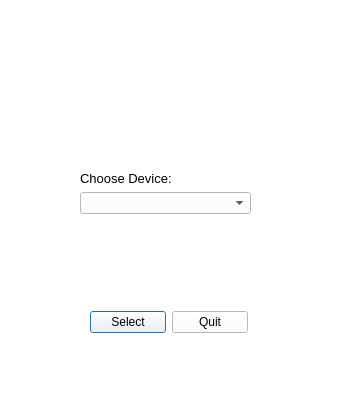
<?xml version="1.0" encoding="UTF-8"?>
<ui version="4.0">
 <class>Dialog</class>
 <widget class="QDialog" name="Dialog">
  <property name="windowModality">
   <enum>Qt::ApplicationModal</enum>
  </property>
  <property name="geometry">
   <rect>
    <x>0</x>
    <y>0</y>
    <width>339</width>
    <height>414</height>
   </rect>
  </property>
  <property name="palette">
   <palette>
    <active>
     <colorrole role="WindowText">
      <brush brushstyle="SolidPattern">
       <color alpha="255">
        <red>0</red>
        <green>0</green>
        <blue>0</blue>
       </color>
      </brush>
     </colorrole>
     <colorrole role="Button">
      <brush brushstyle="SolidPattern">
       <color alpha="255">
        <red>255</red>
        <green>255</green>
        <blue>255</blue>
       </color>
      </brush>
     </colorrole>
     <colorrole role="Light">
      <brush brushstyle="SolidPattern">
       <color alpha="255">
        <red>255</red>
        <green>255</green>
        <blue>255</blue>
       </color>
      </brush>
     </colorrole>
     <colorrole role="Midlight">
      <brush brushstyle="SolidPattern">
       <color alpha="255">
        <red>255</red>
        <green>255</green>
        <blue>255</blue>
       </color>
      </brush>
     </colorrole>
     <colorrole role="Dark">
      <brush brushstyle="SolidPattern">
       <color alpha="255">
        <red>127</red>
        <green>127</green>
        <blue>127</blue>
       </color>
      </brush>
     </colorrole>
     <colorrole role="Mid">
      <brush brushstyle="SolidPattern">
       <color alpha="255">
        <red>170</red>
        <green>170</green>
        <blue>170</blue>
       </color>
      </brush>
     </colorrole>
     <colorrole role="Text">
      <brush brushstyle="SolidPattern">
       <color alpha="255">
        <red>0</red>
        <green>0</green>
        <blue>0</blue>
       </color>
      </brush>
     </colorrole>
     <colorrole role="BrightText">
      <brush brushstyle="SolidPattern">
       <color alpha="255">
        <red>255</red>
        <green>255</green>
        <blue>255</blue>
       </color>
      </brush>
     </colorrole>
     <colorrole role="ButtonText">
      <brush brushstyle="SolidPattern">
       <color alpha="255">
        <red>0</red>
        <green>0</green>
        <blue>0</blue>
       </color>
      </brush>
     </colorrole>
     <colorrole role="Base">
      <brush brushstyle="SolidPattern">
       <color alpha="255">
        <red>255</red>
        <green>255</green>
        <blue>255</blue>
       </color>
      </brush>
     </colorrole>
     <colorrole role="Window">
      <brush brushstyle="SolidPattern">
       <color alpha="255">
        <red>255</red>
        <green>255</green>
        <blue>255</blue>
       </color>
      </brush>
     </colorrole>
     <colorrole role="Shadow">
      <brush brushstyle="SolidPattern">
       <color alpha="255">
        <red>0</red>
        <green>0</green>
        <blue>0</blue>
       </color>
      </brush>
     </colorrole>
     <colorrole role="AlternateBase">
      <brush brushstyle="SolidPattern">
       <color alpha="255">
        <red>255</red>
        <green>255</green>
        <blue>255</blue>
       </color>
      </brush>
     </colorrole>
     <colorrole role="ToolTipBase">
      <brush brushstyle="SolidPattern">
       <color alpha="255">
        <red>255</red>
        <green>255</green>
        <blue>220</blue>
       </color>
      </brush>
     </colorrole>
     <colorrole role="ToolTipText">
      <brush brushstyle="SolidPattern">
       <color alpha="255">
        <red>0</red>
        <green>0</green>
        <blue>0</blue>
       </color>
      </brush>
     </colorrole>
    </active>
    <inactive>
     <colorrole role="WindowText">
      <brush brushstyle="SolidPattern">
       <color alpha="255">
        <red>0</red>
        <green>0</green>
        <blue>0</blue>
       </color>
      </brush>
     </colorrole>
     <colorrole role="Button">
      <brush brushstyle="SolidPattern">
       <color alpha="255">
        <red>255</red>
        <green>255</green>
        <blue>255</blue>
       </color>
      </brush>
     </colorrole>
     <colorrole role="Light">
      <brush brushstyle="SolidPattern">
       <color alpha="255">
        <red>255</red>
        <green>255</green>
        <blue>255</blue>
       </color>
      </brush>
     </colorrole>
     <colorrole role="Midlight">
      <brush brushstyle="SolidPattern">
       <color alpha="255">
        <red>255</red>
        <green>255</green>
        <blue>255</blue>
       </color>
      </brush>
     </colorrole>
     <colorrole role="Dark">
      <brush brushstyle="SolidPattern">
       <color alpha="255">
        <red>127</red>
        <green>127</green>
        <blue>127</blue>
       </color>
      </brush>
     </colorrole>
     <colorrole role="Mid">
      <brush brushstyle="SolidPattern">
       <color alpha="255">
        <red>170</red>
        <green>170</green>
        <blue>170</blue>
       </color>
      </brush>
     </colorrole>
     <colorrole role="Text">
      <brush brushstyle="SolidPattern">
       <color alpha="255">
        <red>0</red>
        <green>0</green>
        <blue>0</blue>
       </color>
      </brush>
     </colorrole>
     <colorrole role="BrightText">
      <brush brushstyle="SolidPattern">
       <color alpha="255">
        <red>255</red>
        <green>255</green>
        <blue>255</blue>
       </color>
      </brush>
     </colorrole>
     <colorrole role="ButtonText">
      <brush brushstyle="SolidPattern">
       <color alpha="255">
        <red>0</red>
        <green>0</green>
        <blue>0</blue>
       </color>
      </brush>
     </colorrole>
     <colorrole role="Base">
      <brush brushstyle="SolidPattern">
       <color alpha="255">
        <red>255</red>
        <green>255</green>
        <blue>255</blue>
       </color>
      </brush>
     </colorrole>
     <colorrole role="Window">
      <brush brushstyle="SolidPattern">
       <color alpha="255">
        <red>255</red>
        <green>255</green>
        <blue>255</blue>
       </color>
      </brush>
     </colorrole>
     <colorrole role="Shadow">
      <brush brushstyle="SolidPattern">
       <color alpha="255">
        <red>0</red>
        <green>0</green>
        <blue>0</blue>
       </color>
      </brush>
     </colorrole>
     <colorrole role="AlternateBase">
      <brush brushstyle="SolidPattern">
       <color alpha="255">
        <red>255</red>
        <green>255</green>
        <blue>255</blue>
       </color>
      </brush>
     </colorrole>
     <colorrole role="ToolTipBase">
      <brush brushstyle="SolidPattern">
       <color alpha="255">
        <red>255</red>
        <green>255</green>
        <blue>220</blue>
       </color>
      </brush>
     </colorrole>
     <colorrole role="ToolTipText">
      <brush brushstyle="SolidPattern">
       <color alpha="255">
        <red>0</red>
        <green>0</green>
        <blue>0</blue>
       </color>
      </brush>
     </colorrole>
    </inactive>
    <disabled>
     <colorrole role="WindowText">
      <brush brushstyle="SolidPattern">
       <color alpha="255">
        <red>127</red>
        <green>127</green>
        <blue>127</blue>
       </color>
      </brush>
     </colorrole>
     <colorrole role="Button">
      <brush brushstyle="SolidPattern">
       <color alpha="255">
        <red>255</red>
        <green>255</green>
        <blue>255</blue>
       </color>
      </brush>
     </colorrole>
     <colorrole role="Light">
      <brush brushstyle="SolidPattern">
       <color alpha="255">
        <red>255</red>
        <green>255</green>
        <blue>255</blue>
       </color>
      </brush>
     </colorrole>
     <colorrole role="Midlight">
      <brush brushstyle="SolidPattern">
       <color alpha="255">
        <red>255</red>
        <green>255</green>
        <blue>255</blue>
       </color>
      </brush>
     </colorrole>
     <colorrole role="Dark">
      <brush brushstyle="SolidPattern">
       <color alpha="255">
        <red>127</red>
        <green>127</green>
        <blue>127</blue>
       </color>
      </brush>
     </colorrole>
     <colorrole role="Mid">
      <brush brushstyle="SolidPattern">
       <color alpha="255">
        <red>170</red>
        <green>170</green>
        <blue>170</blue>
       </color>
      </brush>
     </colorrole>
     <colorrole role="Text">
      <brush brushstyle="SolidPattern">
       <color alpha="255">
        <red>127</red>
        <green>127</green>
        <blue>127</blue>
       </color>
      </brush>
     </colorrole>
     <colorrole role="BrightText">
      <brush brushstyle="SolidPattern">
       <color alpha="255">
        <red>255</red>
        <green>255</green>
        <blue>255</blue>
       </color>
      </brush>
     </colorrole>
     <colorrole role="ButtonText">
      <brush brushstyle="SolidPattern">
       <color alpha="255">
        <red>127</red>
        <green>127</green>
        <blue>127</blue>
       </color>
      </brush>
     </colorrole>
     <colorrole role="Base">
      <brush brushstyle="SolidPattern">
       <color alpha="255">
        <red>255</red>
        <green>255</green>
        <blue>255</blue>
       </color>
      </brush>
     </colorrole>
     <colorrole role="Window">
      <brush brushstyle="SolidPattern">
       <color alpha="255">
        <red>255</red>
        <green>255</green>
        <blue>255</blue>
       </color>
      </brush>
     </colorrole>
     <colorrole role="Shadow">
      <brush brushstyle="SolidPattern">
       <color alpha="255">
        <red>0</red>
        <green>0</green>
        <blue>0</blue>
       </color>
      </brush>
     </colorrole>
     <colorrole role="AlternateBase">
      <brush brushstyle="SolidPattern">
       <color alpha="255">
        <red>255</red>
        <green>255</green>
        <blue>255</blue>
       </color>
      </brush>
     </colorrole>
     <colorrole role="ToolTipBase">
      <brush brushstyle="SolidPattern">
       <color alpha="255">
        <red>255</red>
        <green>255</green>
        <blue>220</blue>
       </color>
      </brush>
     </colorrole>
     <colorrole role="ToolTipText">
      <brush brushstyle="SolidPattern">
       <color alpha="255">
        <red>0</red>
        <green>0</green>
        <blue>0</blue>
       </color>
      </brush>
     </colorrole>
    </disabled>
   </palette>
  </property>
  <property name="windowTitle">
   <string>EEG Analysis</string>
  </property>
  <property name="windowIcon">
   <iconset>
    <normaloff>CSNELogo.jpg</normaloff>CSNELogo.jpg</iconset>
  </property>
  <widget class="QLabel" name="label">
   <property name="geometry">
    <rect>
     <x>30</x>
     <y>40</y>
     <width>101</width>
     <height>91</height>
    </rect>
   </property>
   <property name="text">
    <string/>
   </property>
   <property name="pixmap">
    <pixmap>SDSU_stamp.gif</pixmap>
   </property>
   <property name="scaledContents">
    <bool>true</bool>
   </property>
  </widget>
  <widget class="QLabel" name="label_2">
   <property name="geometry">
    <rect>
     <x>190</x>
     <y>20</y>
     <width>121</width>
     <height>111</height>
    </rect>
   </property>
   <property name="text">
    <string/>
   </property>
   <property name="pixmap">
    <pixmap>CSNELogo.jpg</pixmap>
   </property>
   <property name="scaledContents">
    <bool>true</bool>
   </property>
  </widget>
  <widget class="QWidget" name="">
   <property name="geometry">
    <rect>
     <x>90</x>
     <y>310</y>
     <width>158</width>
     <height>25</height>
    </rect>
   </property>
   <layout class="QHBoxLayout" name="horizontalLayout">
    <item>
     <widget class="QPushButton" name="pushButton">
      <property name="text">
       <string>Select</string>
      </property>
     </widget>
    </item>
    <item>
     <widget class="QPushButton" name="pushButton_2">
      <property name="text">
       <string>Quit</string>
      </property>
     </widget>
    </item>
   </layout>
  </widget>
  <widget class="QWidget" name="">
   <property name="geometry">
    <rect>
     <x>80</x>
     <y>170</y>
     <width>171</width>
     <height>44</height>
    </rect>
   </property>
   <layout class="QVBoxLayout" name="verticalLayout">
    <item>
     <widget class="QLabel" name="label_3">
      <property name="font">
       <font>
        <pointsize>10</pointsize>
        <weight>50</weight>
        <italic>false</italic>
        <bold>false</bold>
        <strikeout>false</strikeout>
       </font>
      </property>
      <property name="text">
       <string>Choose Device:</string>
      </property>
     </widget>
    </item>
    <item>
     <widget class="QComboBox" name="comboBox"/>
    </item>
   </layout>
  </widget>
 </widget>
 <resources/>
 <connections/>
</ui>
